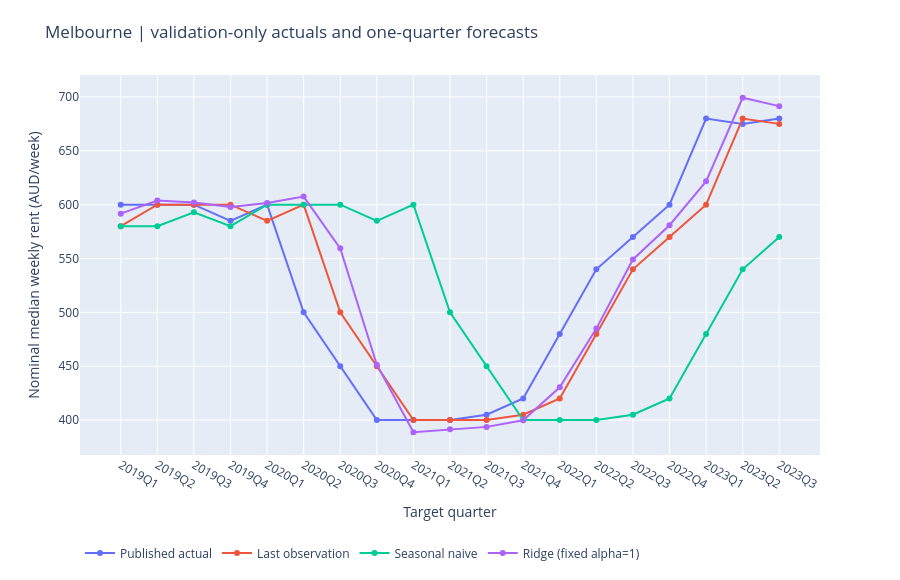

The code cell stored with this chart in its notebook:
### Markdown cell above
## 10. Chart 4: explain one LGA's forecasts

Melbourne remains the illustrative area used in previous notebooks; it is not selected because its score is favourable. The chart compares the actual median with three rolling forecasts on the validation targets.

Hover information includes the forecast origin. The outcome's workbook cell is evidence used for scoring, not a model input. To inspect the four historical inputs supplied to Ridge, use `forecast_feature_lineage.csv` after export.

### Code cell
EXAMPLE_LGA='Melbourne'  # Same illustrative LGA as notebook 09, not selected from the scores.
example=comparison.loc[comparison.rental_area_name.eq(EXAMPLE_LGA)].sort_values(['model','target_quarter'])
actual=example[TARGET_KEYS+['actual_weekly_rent_aud']].drop_duplicates().sort_values('target_quarter')
require(len(actual)==19 and len(example)==57,'Incorrect example coverage.')
trace=go.Figure()
trace.add_trace(go.Scatter(x=actual.target_quarter,y=actual.actual_weekly_rent_aud,
                           mode='lines+markers',name='Published actual'))
for model in MODEL_ORDER:
    g=example.loc[example.model.eq(model)]
    trace.add_trace(go.Scatter(x=g.target_quarter,y=g.forecast_weekly_rent_aud,mode='lines+markers',
        name=MODEL_LABELS[model],customdata=g[['forecast_origin_quarter','target_source_median_cell']].to_numpy(),
        hovertemplate='Target: %{x}<br>Forecast: $%{y:.2f}/week<br>Origin: %{customdata[0]}<br>'
                      'Outcome source cell (scoring only): %{customdata[1]}<extra>%{fullData.name}</extra>'))
trace.update_layout(title='Melbourne | validation-only actuals and one-quarter forecasts',
                    xaxis_title='Target quarter',yaxis_title='Nominal median weekly rent (AUD/week)',
                    height=580,margin=dict(t=75,b=110),legend=dict(orientation='h',y=-0.22,x=0,yanchor='top'))
figures['04_melbourne_validation_forecasts.html']=trace
trace.show()
print('The line connects repeated one-step predictions. Later predictions use newly observed earlier rents.')
print('No graph includes the reserved final period or a current-rent estimate.')

### Figure 1 — Plotly figure (JSON) as saved in the notebook; plotly's stock layout.template omitted (floating-point values rounded to 4 significant figures)
{"data": [{"mode": "lines+markers", "name": "Published actual", "type": "scatter", "x": ["2019Q1", "2019Q2", "2019Q3", "2019Q4", "2020Q1", "2020Q2", "2020Q3", "2020Q4", "2021Q1", "2021Q2", "2021Q3", "2021Q4", "2022Q1", "2022Q2", "2022Q3", "2022Q4", "2023Q1", "2023Q2", "2023Q3"], "y": [600.0, 600.0, 600.0, 585.0, 600.0, 500.0, 450.0, 400.0, 400.0, 400.0, 405.0, 420.0, 480.0, 540.0, 570.0, 600.0, 680.0, 675.0, 680.0]}, {"customdata": [["2018Q4", "FF63"], ["2019Q1", "FH63"], ["2019Q2", "FJ63"], ["2019Q3", "FL63"], ["2019Q4", "FN63"], ["2020Q1", "FP63"], ["2020Q2", "FR63"], ["2020Q3", "FT63"], ["2020Q4", "FV63"], ["2021Q1", "FX63"], ["2021Q2", "FZ63"], ["2021Q3", "GB63"], ["2021Q4", "GD63"], ["2022Q1", "GF63"], ["2022Q2", "GH63"], ["2022Q3", "GJ63"], ["2022Q4", "GL63"], ["2023Q1", "GN63"], ["2023Q2", "GP63"]], "hovertemplate": "Target: %{x}<br>Forecast: $%{y:.2f}/week<br>Origin: %{customdata[0]}<br>Outcome source cell (scoring only): %{customdata[1]}<extra>%{fullData.name}</extra>", "mode": "lines+markers", "name": "Last observation", "type": "scatter", "x": ["2019Q1", "2019Q2", "2019Q3", "2019Q4", "2020Q1", "2020Q2", "2020Q3", "2020Q4", "2021Q1", "2021Q2", "2021Q3", "2021Q4", "2022Q1", "2022Q2", "2022Q3", "2022Q4", "2023Q1", "2023Q2", "2023Q3"], "y": [580.0, 600.0, 600.0, 600.0, 585.0, 600.0, 500.0, 450.0, 400.0, 400.0, 400.0, 405.0, 420.0, 480.0, 540.0, 570.0, 600.0, 680.0, 675.0]}, {"customdata": [["2018Q4", "FF63"], ["2019Q1", "FH63"], ["2019Q2", "FJ63"], ["2019Q3", "FL63"], ["2019Q4", "FN63"], ["2020Q1", "FP63"], ["2020Q2", "FR63"], ["2020Q3", "FT63"], ["2020Q4", "FV63"], ["2021Q1", "FX63"], ["2021Q2", "FZ63"], ["2021Q3", "GB63"], ["2021Q4", "GD63"], ["2022Q1", "GF63"], ["2022Q2", "GH63"], ["2022Q3", "GJ63"], ["2022Q4", "GL63"], ["2023Q1", "GN63"], ["2023Q2", "GP63"]], "hovertemplate": "Target: %{x}<br>Forecast: $%{y:.2f}/week<br>Origin: %{customdata[0]}<br>Outcome source cell (scoring only): %{customdata[1]}<extra>%{fullData.name}</extra>", "mode": "lines+markers", "name": "Seasonal naive", "type": "scatter", "x": ["2019Q1", "2019Q2", "2019Q3", "2019Q4", "2020Q1", "2020Q2", "2020Q3", "2020Q4", "2021Q1", "2021Q2", "2021Q3", "2021Q4", "2022Q1", "2022Q2", "2022Q3", "2022Q4", "2023Q1", "2023Q2", "2023Q3"], "y": [580.0, 580.0, 593.0, 580.0, 600.0, 600.0, 600.0, 585.0, 600.0, 500.0, 450.0, 400.0, 400.0, 400.0, 405.0, 420.0, 480.0, 540.0, 570.0]}, {"customdata": [["2018Q4", "FF63"], ["2019Q1", "FH63"], ["2019Q2", "FJ63"], ["2019Q3", "FL63"], ["2019Q4", "FN63"], ["2020Q1", "FP63"], ["2020Q2", "FR63"], ["2020Q3", "FT63"], ["2020Q4", "FV63"], ["2021Q1", "FX63"], ["2021Q2", "FZ63"], ["2021Q3", "GB63"], ["2021Q4", "GD63"], ["2022Q1", "GF63"], ["2022Q2", "GH63"], ["2022Q3", "GJ63"], ["2022Q4", "GL63"], ["2023Q1", "GN63"], ["2023Q2", "GP63"]], "hovertemplate": "Target: %{x}<br>Forecast: $%{y:.2f}/week<br>Origin: %{customdata[0]}<br>Outcome source cell (scoring only): %{customdata[1]}<extra>%{fullData.name}</extra>", "mode": "lines+markers", "name": "Ridge (fixed alpha=1)", "type": "scatter", "x": ["2019Q1", "2019Q2", "2019Q3", "2019Q4", "2020Q1", "2020Q2", "2020Q3", "2020Q4", "2021Q1", "2021Q2", "2021Q3", "2021Q4", "2022Q1", "2022Q2", "2022Q3", "2022Q4", "2023Q1", "2023Q2", "2023Q3"], "y": [591.6, 603.8, 602.1, 597.7, 601.5, 607.5, 559.4, 451.4, 388.7, 391.4, 393.7, 399.8, 430.5, 484.9, 549.1, 580.9, 621.6, 699.3, 691.5]}], "layout": {"height": 580, "legend": {"orientation": "h", "x": 0, "y": -0.22, "yanchor": "top"}, "margin": {"b": 110, "t": 75}, "title": {"text": "Melbourne | validation-only actuals and one-quarter forecasts"}, "xaxis": {"title": {"text": "Target quarter"}}, "yaxis": {"title": {"text": "Nominal median weekly rent (AUD/week)"}}}}
